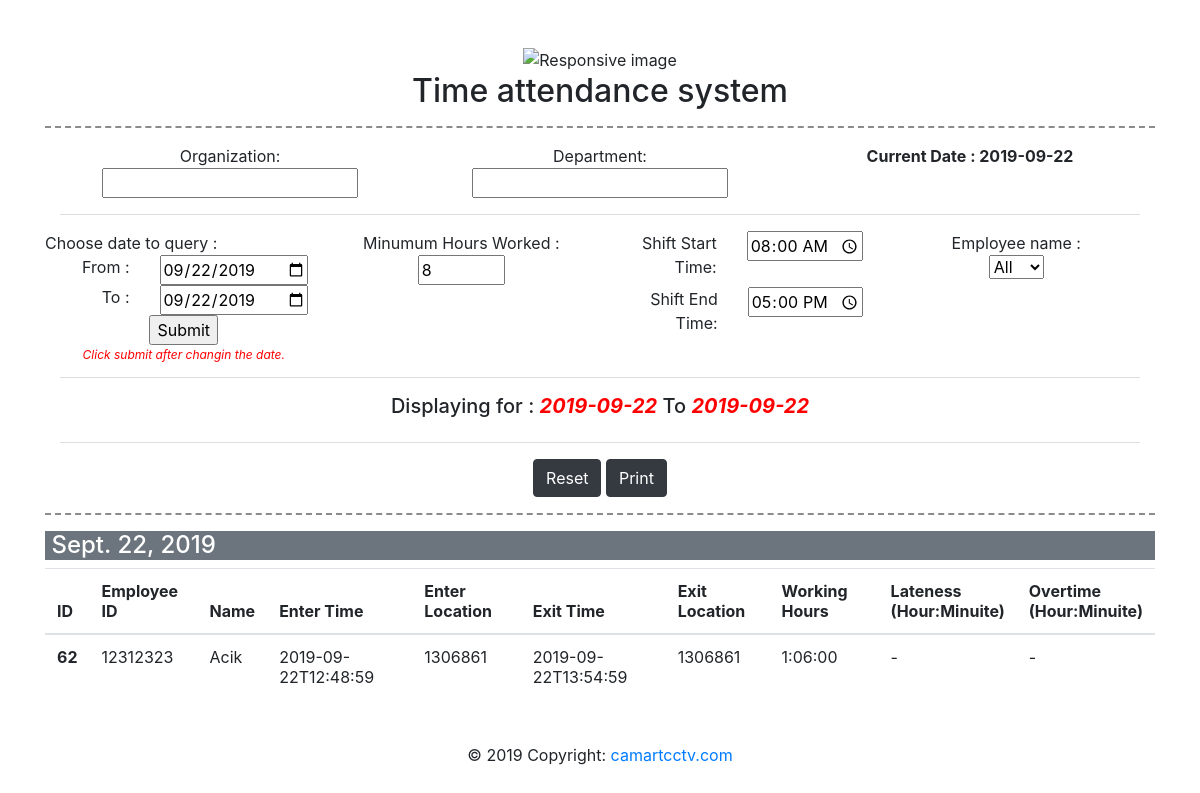
Page /time_attendance/btnAction/ (signed in) on the earlier database version.
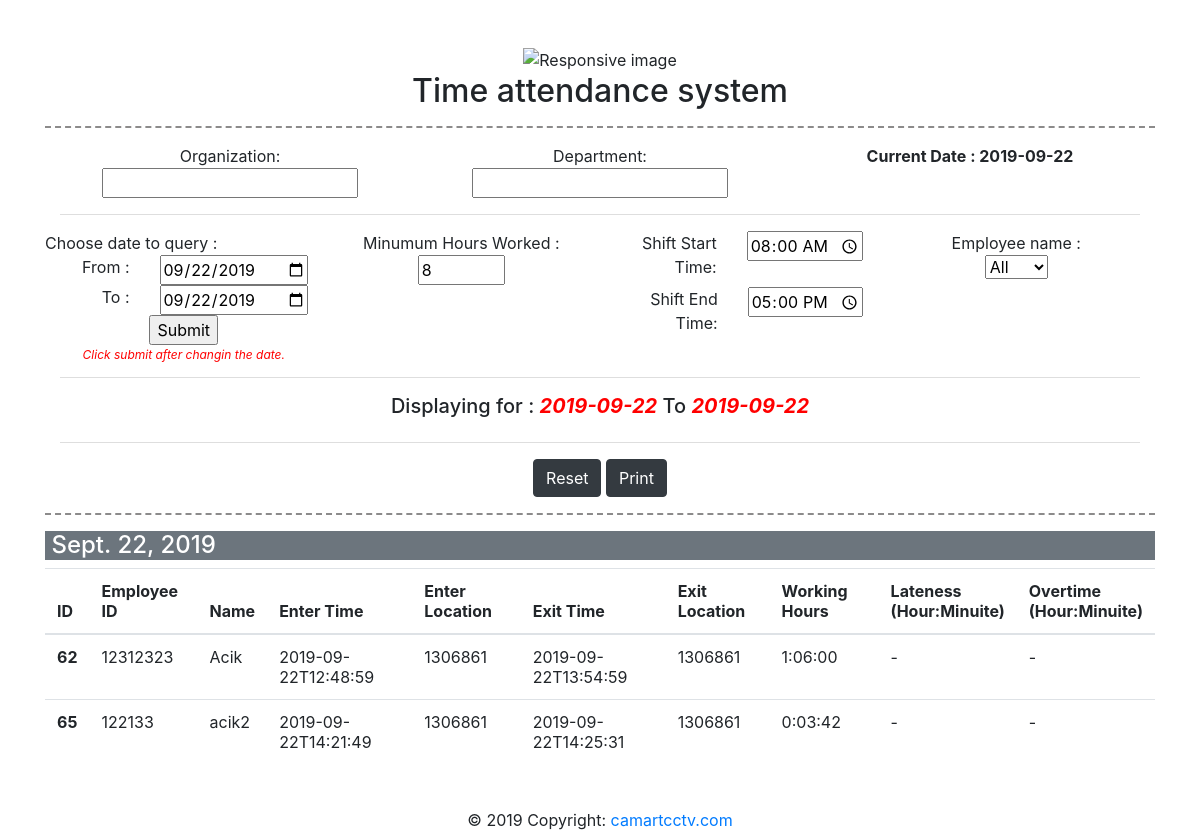
Same page on the later database version.
### timeAttendance/models.py (models this page shows)
class EmployeeAttendance(models.Model):
    employee_id = models.IntegerField()
    name = models.CharField(max_length=32)
    capture_time = models.CharField(max_length=200)
    capture_location = models.CharField(max_length=100, null=True, blank=True)

### timeAttendance/views.py (the view)
# urls.py: path('btnAction/', views.GetDeviceID, name='tapage'),
@csrf_exempt
@login_required
def GetDeviceID(request):
    date2 = None
    date_tag = None
    if request.GET.get('date') and request.GET.get('date2'):
        message = 'You submitted: %r' % request.GET['date']
        date2 = datetime.strptime(request.GET['date'], "%Y-%m-%d" ).date()
        date_tag = {'date' : request.GET['date']}
        date_tag_to = {'date_to' : request.GET['date2']}
        date_to = datetime.strptime(request.GET['date2'], "%Y-%m-%d" ).date()
    else:
        date_tag = {'date' : str(date.today())}
        date_tag_to = {'date_to' : str(date.today())}
        date2 = date.today()
        date_to = date.today()
    todays_employee = []
    data=[]
    emp=[]
    emp_grouped = [[None]]
    temp_data = EmployeeAttendance.objects.all()
    temp_data_list = []
    date_range = []
    try:
        delta = date_to - date2
        for i in range(delta.days + 1):
            day = date2 + timedelta(days=i)
            print()
            print(day)
            print()
            date_range.append(day)
    except:
        pass
    date_range_dict_list = []
    for date_temp in date_range:
        date_range_dict = {
            'date' : date_temp
            }
        date_range_dict_list.append(date_range_dict)
    employee_id_list_list = []
    for date_range_individual in date_range:
        employee_id_list = EmployeeAttendance.objects.values('employee_id').filter(capture_time__contains = str(date_range_individual)).distinct()
        for employee_id_dict in employee_id_list:
            temp2 = EmployeeAttendance.objects.filter(employee_id = employee_id_dict['employee_id'], capture_time__contains = str(date_range_individual))
            temp2_earliest = temp2.earliest('capture_time')
            temp2_latest = temp2.latest('capture_time')
            temp2_datetime_earliest = datetime.strptime(temp2_earliest.capture_time,"%Y-%m-%dT%H:%M:%S")
            temp2_datetime_latest = datetime.strptime(temp2_latest.capture_time,"%Y-%m-%dT%H:%M:%S")
            working_hours = temp2_datetime_latest - temp2_datetime_earliest
            temp_employee_daily_info = {'id': temp2_earliest.id, 'employee_id': temp2_earliest.employee_id, 'name': temp2_earliest.name, 'capture_time_earliest': temp2_earliest.capture_time, 'capture_location_earliest': temp2_earliest.capture_location, 'capture_time_latest': temp2_latest.capture_time, 'capture_location_latest':temp2_latest.capture_location, 'working_hours':str(working_hours), 'date':date_range_individual}
            temp_data_list.append(temp_employee_daily_info)
    context= {
        'data': temp_data_list,
        'date_tag': date_tag,
        'date_tag2': date_tag_to,
        'date_range': date_range_dict_list
        }
    return render(request, 'timeAttendance/deviceDetails.html', context)

### templates/timeAttendance/deviceDetails.html (shortened to what this page needs)
<head>
  <link rel="stylesheet" href="https://stackpath.bootstrapcdn.com/bootstrap/4.3.1/css/bootstrap.min.css">
</head>
<body>
  <div class="container text-center csb">
    <img src="https://i.ibb.co/BN7M0W3/Whats-App-Image-2019-09-16-at-11-30-13-AM.jpg" class="img-responsive" alt="Responsive image" border="0">
    <h2>Time attendance system</h2>
  </div>
  <div class="container">
    <hr class="style"/>
  </div>
  <div class="container">
    <div class="container">
      <div class="row text-center">
        <div class="col-sm">
            Organization: <input type="text" name="FirstName">
        </div>
        <div class="col-sm">
            Department: <input type="text" name="FirstName">
        </div>
        <div class="col-sm">
            <b>Current Date : {{ date_tag.date }}</b>
        </div>
      </div>
<hr class="style2"/>
    </div>
  <div class="container">
    <div class="row">
   <div class="col-sm text-center">
    <form action="/time_attendance/btnAction/">
      <div class="row text-center">
        Choose date to query :
      </div>
      <div class="row">
        <div class="col-sm text-right">
            From :
        </div>
        <div class="col-sm">
          <input type="date" name="date" id="date_input" value="{{ date_tag.date }}">
        </div>
      </div>
      <div class="row">
        <div class="col-sm text-right">
          To :
        </div>
        <div class="col-sm">
          <input type="date" name="date2" id="date_input2" value="{{ date_tag2.date_to }}">
         </div>
      </div>
    <input type="submit" >
    </form>
    <sup><font color = "red"><i>Click submit after changin the date.</i></font></sup>
    </div>
 <div class="col-sm text-center">
    Minumum Hours Worked :
    <input type="number" name="quantity" min="1" max="12" id="hour_input" value=8 onchange="myFunction()">
    </div>
  <div class="col-sm text-center">
    <div class="row">
      <div class="col-sm   text-right">
        <label>Shift Start Time:</label>
      </div>
      <div class="col-sm   text-left">
        <input type="time" name="usr_time" id="time_input" value="08:00" onchange="checkTime()">
      </div>
    </div>
    <div class="row">
      <div class="col-sm   text-right">
        <label>Shift End Time:</label>
      </div>
      <div class="col-sm   text-left">
        <input type="time" name="usr_time" id="time_input2" value="17:00" onchange="checkTime2()">
      </div>
    </div>
  </div>
  <div class="col-sm text-center">
    Employee name :
    <br>
        <select name="Employee" id="name_filter" onchange="name_selector()" >
          <option value="all">All</option>
        </select>
      </div>
    </div>
    <hr class="style2"/>
    <div class="row">
      <div class="col-sm text-center">
        <h5>Displaying for : <b><i><font color="red">{{ date_tag.date }}</font></i></b> To <b><i><font color="red">{{ date_tag2.date_to }}</font></i></b></h5>
      </div>
    </div>
<hr class="style2"/>
    </div>
    <div class="row">
      <div class="col-sm">  </div>
      <div class="col-sm text-center">
        <button type="button" id="reset_btn" onclick="myFunction2()" class="btn btn-dark">Reset</button>
        <button type="button" id="show_btn" onclick="printDiv()" class="btn btn-dark">Print</button>
      </div>
      <div class="col-sm">  </div>
    </div>
    </div>
    <div class="container">
    <hr class="style"/>
    </div>
    <div class="container">
    {% for date_temp in date_range %}
      <h4 class="bg-secondary"><font color=#ffffff>&nbsp;{{ date_temp.date }}</font></h4>
      <table class="table " id="timeTable">
        <thead>
          <tr>
            <th scope="col">ID</th>
            <th scope="col">Employee ID</th>
            <th scope="col">Name</th>
            <th scope="col">Enter Time</th>
            <th scope="col">Enter Location</th>
            <th scope="col">Exit Time</th>
            <th scope="col">Exit Location</th>
            <th scope="col">Working Hours</th>
            <th scope="col">Lateness<br>(Hour:Minuite)</th>
            <th scope="col">Overtime<br>(Hour:Minuite)</th>
          </tr>
        </thead>
        <tbody>
          {% for dat in data %}
            {% if date_temp.date == dat.date %}
              <tr>
                <th scope="row">{{ dat.id }}</th>
                <td>{{ dat.employee_id }}</td>
                <td>{{ dat.name }}</td>
                <td>{{ dat.capture_time_earliest }}</td>
                <td>{{ dat.capture_location_earliest }}</td>
                <td>{{ dat.capture_time_latest }}</td>
                <td>{{ dat.capture_location_latest }}</td>
                <td>{{ dat.working_hours }}</td>
                <td>-</td>
                <td>-</td>
              </tr>
            {% endif %}
          {% endfor %}
      </tbody>
    </table>
    {% endfor %}
  </div>
</body>
<footer class="page-footer">
  <div class="footer-copyright text-center py-1">© 2019 Copyright:
    <a href="https://www.camartcctv.com"> camartcctv.com</a>
  </div>
</footer>

### templates/timeAttendance/deviceDetails.html (style rules this page uses)
hr.style { background-color: #fff; border-top: 2px dashed #8c8b8b; }
hr.style2 { background-color: #f7f7f7; }

Differences in the rows shown:
added EmployeeAttendance: name "acik2", capture_time_earliest "2019-09-22T14:21:49", capture_location_earliest "1306861"
added EmployeeAttendance: capture_time_latest "2019-09-22T14:25:31", capture_location_latest "1306861"
Other differences:
new list line: "65 122133 0:03:42 - -"
